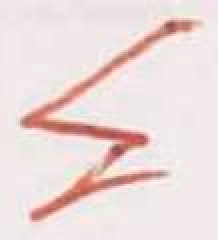
#> input picture ex_3/img/retrieval/class15_kaktovik-003_rot_0.jpg, 109 x 120 px (shown 2 times larger)
$ jupyter execute --allow-errors discussion.ipynb   (shell and % lines are left out)   (older library calls are emulated)
#> lines starting #> are read from the running program, lines starting #| are printed output that depends on the picture; after the words box and inside, x2 and y2 are one past the last pixel; in counts of white or black regions, pixels touching at a corner belong together
### ex_3/kaktovikAlignmentSimple.py
"""
Created on 20.06.2025

@author: Linda Schneider
"""

import numpy as np
import cv2

# do not import more modules!
# Use OpenCV only for basic image operations such as resizing and thresholding.
# Use NumPy for the bounding box computation and for centering the symbol.
# Do not use contour detection or connected components here.


def _toGrayscale(img):
    if len(img.shape) == 3:
        return cv2.cvtColor(img, cv2.COLOR_BGR2GRAY)
    return img


def _binarize(img):

    _, binary = cv2.threshold(img, 0, 255, cv2.THRESH_BINARY_INV + cv2.THRESH_OTSU)
    return binary


def _boundingBox(binary):

    foreground_pixels = np.argwhere(binary > 0)
    if foreground_pixels.size == 0:
        return None
    min_coords = foreground_pixels.min(axis=0)
    max_coords = foreground_pixels.max(axis=0)
    return min_coords[0], min_coords[1], max_coords[0], max_coords[1]


def _cropSymbol(img, bbox):
    min_row, min_col, max_row, max_col = bbox
    return img[min_row : max_row + 1, min_col : max_col + 1]


def _scaleToTarget(symbol, target_size):
    h, w = symbol.shape
    scale = target_size / max(h, w)
    new_h = int(h * scale)
    new_w = int(w * scale)
    return cv2.resize(symbol, (new_w, new_h))


def _placeOnCanvas(symbol, size):
    canvas = np.zeros((size, size), dtype=np.uint8)
    h, w = symbol.shape
    row_start = (size - h) // 2
    col_start = (size - w) // 2
    canvas[row_start : row_start + h, col_start : col_start + w] = symbol
    return canvas


def simpleAlignment(img, size=128):
    """
    Align a grayscale symbol by centering its foreground on a fixed canvas.
    """
    if img is None:
        raise ValueError("Input image must not be None.")

    grayscale = _toGrayscale(img)
    resized = cv2.resize(grayscale, (size, size))
    binary = _binarize(resized)

    bbox = _boundingBox(binary)
    if bbox is None:
        return np.zeros((size, size), dtype=np.uint8)

    cropped = _cropSymbol(resized, bbox)
    scaled = _scaleToTarget(cropped, size * 7 // 8)
    return _placeOnCanvas(scaled, size)

### ex_3/HOGFeature.py
"""
Histogram of Oriented Gradients utilities for exercise 3.
"""

import numpy as np
import cv2

# do not import more modules!
# You may use cv2.Sobel for the derivatives.
# Compute magnitudes, orientations, histogram binning, and block normalization yourself with NumPy.
# Do not use cv2.HOGDescriptor or any other ready-made HOG implementation.


def computeGradients(img):
    """
    Compute gradient magnitudes and unsigned orientations in degrees.
    """
    if img is None:
        raise ValueError("Input image must not be None.")

    image_float = img.astype(np.float32)

    gradient_x = cv2.Sobel(image_float, cv2.CV_32F, 1, 0, ksize=1)
    gradient_y = cv2.Sobel(image_float, cv2.CV_32F, 0, 1, ksize=1)

    gradient_magnitude = np.sqrt(gradient_x**2 + gradient_y**2)
    gradient_orientation = np.degrees(np.arctan2(gradient_y, gradient_x)) % 180

    return gradient_magnitude, gradient_orientation


def _interpolateBins(cell_magnitudes, cell_orientations, num_bins):
    histogram_bin_width = 180.0 / num_bins

    floating_bin_indices = cell_orientations / histogram_bin_width
    lower_bin_indices = np.floor(floating_bin_indices).astype(int) % num_bins
    upper_bin_indices = (lower_bin_indices + 1) % num_bins
    upper_bin_weights = floating_bin_indices - np.floor(floating_bin_indices)
    lower_bin_weights = 1.0 - upper_bin_weights

    return lower_bin_indices, upper_bin_indices, lower_bin_weights, upper_bin_weights


def _computeCellHistogram(cell_magnitudes, cell_orientations, num_bins):
    lower_indices, upper_indices, lower_weights, upper_weights = _interpolateBins(
        cell_magnitudes, cell_orientations, num_bins
    )

    histogram = np.zeros(num_bins, dtype=np.float32)

    for b in range(num_bins):
        histogram[b] += np.sum(cell_magnitudes * lower_weights * (lower_indices == b))
        histogram[b] += np.sum(cell_magnitudes * upper_weights * (upper_indices == b))

    return histogram


def buildCellHistograms(magnitude, orientation, cell_size=8, num_bins=9):
    """
    Accumulate orientation histograms for each cell.
    """
    if magnitude.shape != orientation.shape:
        raise ValueError("Magnitude and orientation must have the same shape.")

    image_height, image_width = magnitude.shape
    number_of_cells_y = image_height // cell_size
    number_of_cells_x = image_width // cell_size

    cell_histograms = np.zeros(
        (number_of_cells_y, number_of_cells_x, num_bins),
        dtype=np.float32,
    )

    for cell_y in range(number_of_cells_y):
        for cell_x in range(number_of_cells_x):
            row_start = cell_y * cell_size
            col_start = cell_x * cell_size

            cell_magnitudes = magnitude[
                row_start : row_start + cell_size, col_start : col_start + cell_size
            ]
            cell_orientations = orientation[
                row_start : row_start + cell_size, col_start : col_start + cell_size
            ]

            cell_histograms[cell_y, cell_x] = _computeCellHistogram(
                cell_magnitudes, cell_orientations, num_bins
            )

    return cell_histograms


def _normalizeBlock(block_histograms, eps):
    flat = block_histograms.flatten()

    norm1 = np.sqrt(np.sum(flat**2) + eps**2)
    normalized = flat / norm1

    clipped = np.clip(normalized, 0, 0.2)

    norm2 = np.sqrt(np.sum(clipped**2) + eps**2)
    return clipped / norm2


def _extractBlocks(cell_histograms, block_size):
    number_of_cells_y, number_of_cells_x, _ = cell_histograms.shape
    number_of_blocks_y = number_of_cells_y - block_size + 1
    number_of_blocks_x = number_of_cells_x - block_size + 1

    for block_y in range(number_of_blocks_y):
        for block_x in range(number_of_blocks_x):
            yield cell_histograms[
                block_y : block_y + block_size,
                block_x : block_x + block_size,
                :,
            ]


def calculateHOG(img, cell_size=8, block_size=2, num_bins=9, eps=1e-6):
    gradient_magnitude, gradient_orientation = computeGradients(img)

    cell_histograms = buildCellHistograms(
        gradient_magnitude, gradient_orientation, cell_size, num_bins
    )

    descriptor_blocks = [
        _normalizeBlock(block, eps)
        for block in _extractBlocks(cell_histograms, block_size)
    ]

    return np.concatenate(descriptor_blocks)

### ex_3/DistanceMeasure.py
'''
Distance measures for exercise 3.
'''

import numpy as np

# do not import more modules!
# Implement the formulas yourself using NumPy operations.
# Do not use external distance or metric libraries.

# [16 lines left out: function mseDistance, not called in this run]

def euclideanDistance(featureA, featureB):
    """
    Compute the Euclidean distance between two feature vectors.
    """
    if featureA.shape != featureB.shape:
        raise ValueError("Feature vectors must have the same shape.")

    difference = featureA - featureB
    squared_difference = difference**2
    sum_of_squares = np.sum(squared_difference)
    euclidean_distance = np.sqrt(sum_of_squares)

    return euclidean_distance

### ex_3/notebooks/discussion.ipynb
[cell 1]
import os
import sys

ROOT = os.path.abspath("..")
if ROOT not in sys.path:
    sys.path.insert(0, ROOT)

### 1. Why robustness to translation does not automatically imply robustness to rotation?

The output of the following codeblock shows that our alignment performs better for translation but does not do well for rotation because a small rotation has already caused a huge error. The reason is that our alignment code handles positions and scaling and does nothing for rotation.

[cell 2]
from kaktovikAlignmentSimple import simpleAlignment
from HOGFeature import calculateHOG
from DistanceMeasure import euclideanDistance
import cv2
import numpy as np

original = cv2.imread("../img/kaktovik-012_rot_0.jpg")

print("=== Translation (alignment should compensate) ===")
#> (the rest of this cell did not finish here and is left out)

### 2. How the computed features can already be used for a simple retrieval task before any classifier is trained?

Without any classification we are just loading all the images and calculating the HOG then calculating the distance of the feature vector of the image with any other image in the dataset and we sort them in ascending order. In other words, the feature descriptions with the smallest euclidean with our image come on top. Then we calculate the top-1, top-3 and top-5 scores which means for example in top-3 if there is at least one image with the same class as our image in the top 3 elements of our sorted HOG list, then we call it a hit and a good allocation to the class.

[cell 3]
GALLERY_DIR = "../img/retrieval"


def get_class(filename):
    return filename.split("_")[0]


def get_hog(path):
    img = cv2.imread(path)
    return calculateHOG(simpleAlignment(img))


image_files = sorted([f for f in os.listdir(GALLERY_DIR) if f.endswith(".jpg")])
image_paths = {f: os.path.join(GALLERY_DIR, f) for f in image_files}

print("Computing HOG descriptors...")
hogs = {f: get_hog(p) for f, p in image_paths.items()}
#> in get_hog, img is the input picture: shape (120, 109, 3); mean B, G, R 218.6, 220, 237
#> in _binarize, `_, binary = cv2.threshold(img, 0, 255, cv2.THRESH_BINARY_INV + cv2.THR..`:
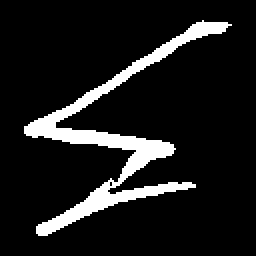
#> binary: shape (128, 128) (shown 2 times larger); 10.7% white; 1 white region, box (x1, y1, x2, y2) and area: (12, 10, 116, 118) 1751
#> in _boundingBox, `foreground_pixels = np.argwhere(binary > 0)`: foreground_pixels = 1751 pairs, first value 10 to 117, second value 12 to 115
#> in _boundingBox, `min_coords = foreground_pixels.min(axis=0)`: min_coords = [10, 12]
#> in _boundingBox, `max_coords = foreground_pixels.max(axis=0)`: max_coords = [117, 115]
#> in simpleAlignment, `bbox = _boundingBox(binary)`: bbox = (10, 12, 117, 115)
#> in _cropSymbol, `min_row, min_col, max_row, max_col = bbox`: min_row = 10; min_col = 12; max_row = 117; max_col = 115
#> in computeGradients, `gradient_orientation = np.degrees(np.arctan2(gradient_y, gradient_x)) ..`:
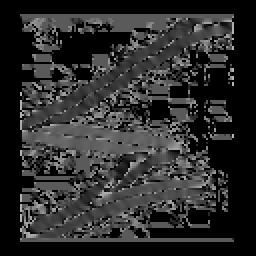
#> gradient_orientation: shape (128, 128) float32 (shown 2 times larger); min 0, max 179.8, mean 44.7
#> in calculateHOG, `descriptor_blocks = [ _normalizeBlock(block, eps) for block in _extrac..`: descriptor_blocks = 225 items
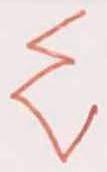
#> input picture ex_3/img/retrieval/class17_kaktovik-001_rot_4.jpg, 107 x 172 px
#> in get_hog, img is the input picture: shape (172, 107, 3); mean B, G, R 221.2, 222.4, 238.2
#> call 2 of simpleAlignment, with size = 128
#> in simpleAlignment (call 2), `resized = cv2.resize(grayscale, (size, size))`:
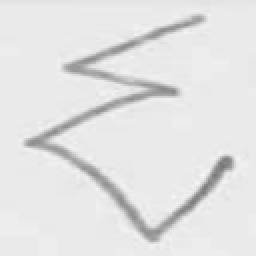
#> resized: shape (128, 128) (shown 2 times larger); min 118, max 247, mean 226.9
#> in _binarize (call 2), `_, binary = cv2.threshold(img, 0, 255, cv2.THRESH_BINARY_INV + cv2.THR..`:
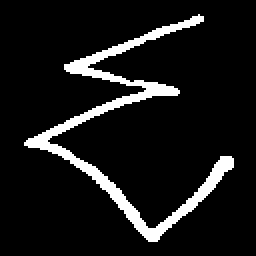
#> binary: shape (128, 128) (shown 2 times larger); 9.2% white; 1 white region, box (x1, y1, x2, y2) and area: (12, 7, 117, 121) 1503
#> in simpleAlignment (call 2), `bbox = _boundingBox(binary)`: bbox = (7, 12, 120, 116)
#> call 2 of _cropSymbol, with bbox = (7, 12, 120, 116)
#> in _cropSymbol (call 2), `min_row, min_col, max_row, max_col = bbox`: min_row = 7; max_row = 120; max_col = 116
#> in _cropSymbol (call 2), `return img[min_row : max_row + 1, min_col : max_col + 1]`:
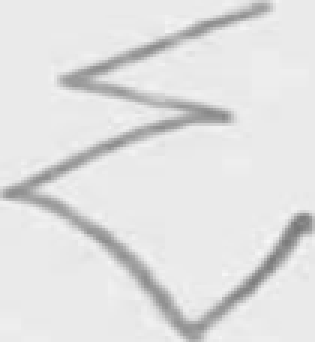
#> returned value: shape (114, 105) (shown 3 times larger); min 118, max 247, mean 224.4
#> call 2 of _placeOnCanvas, with size = 128
#> in _placeOnCanvas (call 2), `canvas[row_start : row_start + h, col_start : col_start + w] = symbol`:
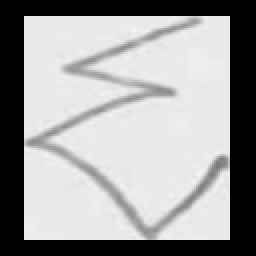
#> canvas: shape (128, 128) (shown 2 times larger); min 0, max 243, mean 157.9
#> in computeGradients (call 2), `gradient_y = cv2.Sobel(image_float, cv2.CV_32F, 0, 1, ksize=1)`:
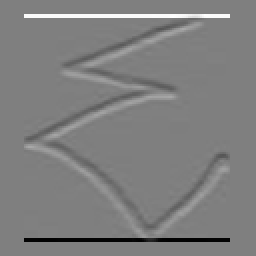
#> gradient_y: shape (128, 128) float32 (shown 2 times larger); min -240, max 240, mean 0; drawn with min black and max white
#> in computeGradients (call 2), `gradient_magnitude = np.sqrt(gradient_x**2 + gradient_y**2)`:
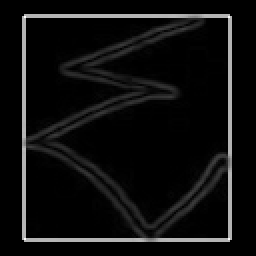
#> gradient_magnitude: shape (128, 128) float32 (shown 2 times larger); min 0, max 330.9, mean 18.7; drawn with min black and max white
#> in computeGradients (call 2), `gradient_orientation = np.degrees(np.arctan2(gradient_y, gradient_x)) ..`:
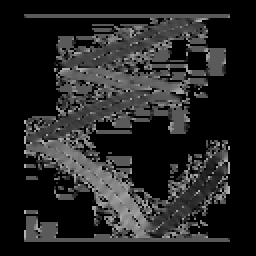
#> gradient_orientation: shape (128, 128) float32 (shown 2 times larger); min 0, max 179.8, mean 36.6
print(f"Done. {len(hogs)} images loaded.\n")
#| Done. 2 images loaded.

top1 = top3 = top5 = 0
total = len(image_files)

for query_file in image_files:
    query_class = get_class(query_file)
    query_hog = hogs[query_file]

    distances = []
    for gallery_file, gallery_hog in hogs.items():
        if gallery_file == query_file:
            continue
        d = euclideanDistance(query_hog, gallery_hog)
        distances.append((gallery_file, get_class(gallery_file), d))

    distances.sort(key=lambda x: x[2])

    if distances[0][1] == query_class:
        top1 += 1
    if any(c == query_class for _, c, _ in distances[:3]):
        top3 += 1
    if any(c == query_class for _, c, _ in distances[:5]):
        top5 += 1

print("=== HOG Retrieval Accuracy ===")
print(f"Top-1: {top1}/{total} = {100*top1/total:.1f}%")
#| Top-1: 0/2 = 0.0%
print(f"Top-3: {top3}/{total} = {100*top3/total:.1f}%")
#| Top-3: 0/2 = 0.0%
print(f"Top-5: {top5}/{total} = {100*top5/total:.1f}%")
#| Top-5: 0/2 = 0.0%

### 3. Why MSE is not used for pixel-wise comparison and euclidean is used for feature-descriptor-based comparison?

MSE grows explosively — from 424 to 6323, a 15x increase. It's extremely sensitive to translation even after alignment.
HOG grows much more slowly — from 3.4 to 12.1, roughly 3.5x. And notice it almost plateaus between 30px and 50px — alignment is absorbing most of the shift and HOG stays relatively stable.

Since in classification we don't want translation to affect how we classify a symbol, this robustness is valuable.

[cell 4]
from DistanceMeasure import mseDistance

original = cv2.imread(f"{GALLERY_DIR}/class7_kaktovik-000_rot_0.jpg")

#> (the rest of this cell did not finish here and is left out)
